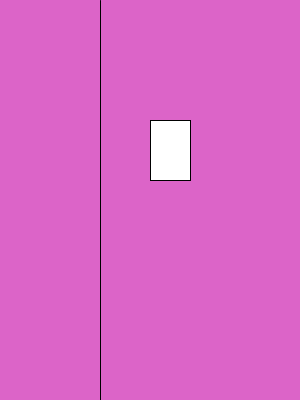
Frame 1 (no input)
Frame 60 (the mouse pressed at the canvas centre just before this capture): identical to frame 1, image omitted
Frame 120 (the mouse held since frame 60 and released just before this capture): identical to frame 1, image omitted

The Processing sketch that drew this single still picture (run headless with seeded random() and noise(); from frame 60 on, the mouse is pressed at the canvas centre):

// Processing sketch: Button_mouseClicked
// ── Button_mouseClicked.pde
float lineX = 100;
float rectWidth = 40;
float rectX =150;
float rectY = 120;
float rectHeight = 60;
color bgColor = color (220, 100, 200);

boolean buttonIsClicked = false;

void setup(){
  size(300, 400);
}

void draw(){
  if(buttonIsClicked){
    bgColor = color(0, 100, 200);
  } else{
    bgColor = color(220, 100, 200);
  }
  
  background(bgColor);
  
  line(lineX, 0, lineX, height);
  
  //hitDetection();
  rect(rectX, 120, rectWidth, rectHeight);
}

void mouseClicked(){
  if(mouseX > rectX && 
     mouseX < rectX + rectWidth && 
     mouseY > rectY && 
     mouseY < rectY+ rectHeight){
       //if(buttonIsClicked) {
       // buttonIsClicked = false;
       //} else{
       //  buttonIsClicked = true;
       //}
       
       buttonIsClicked =  !buttonIsClicked;
     } 
   //println(buttonIsClicked);
}

void hitDetection(){
  if(mouseX > rectX && 
     mouseX < rectX + rectWidth && 
     mouseY > rectY && 
     mouseY < rectY+ rectHeight){
    bgColor = color(0, 100, 200);
  }else{
    bgColor = color(220, 100, 200);
  }
}
